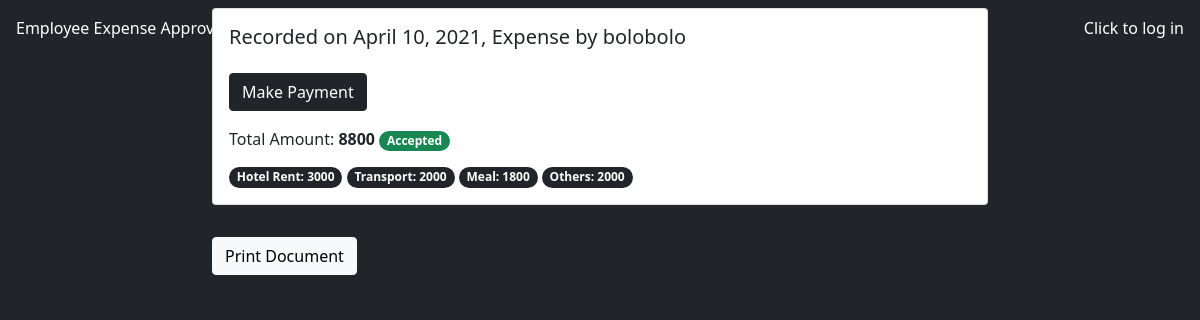
The app's page /payment/5, older data.
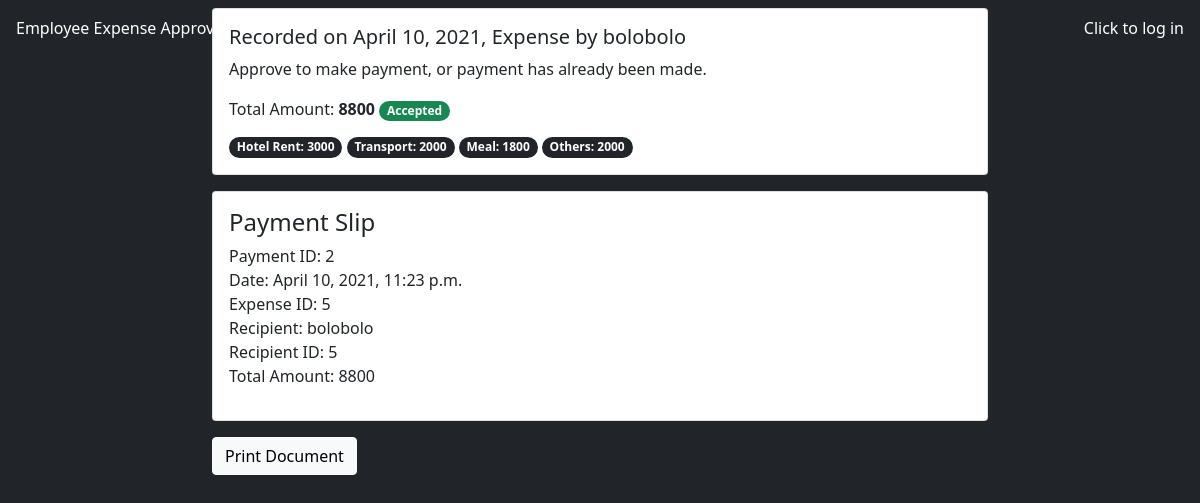
The same page, newer data.
### budget/models.py (models this page shows, shortened)
class Expenses(models.Model):
    employee = models.ForeignKey(User,models.CASCADE)
    date = models.DateTimeField(auto_now=True)
    travel_date = models.DateField(default=now)
    airfare = models.IntegerField(null=True, blank=True)
    hotel_rent = models.IntegerField(null=True, blank=True)
    transport = models.IntegerField(null=True, blank=True)
    meal = models.IntegerField(null=True, blank=True)
    others = models.IntegerField(default=0)
    remarks = models.TextField(null=True, blank=True)
    form_status_head = models.BooleanField(default=None, null=True, blank=True)
    form_status_payment = models.BooleanField(default=None, null=True, blank=True)
    total_amount = models.IntegerField(null=True, blank=True)
    department = models.ForeignKey(Department, on_delete=models.SET_NULL, blank=True, null=True)
    def form_status(self):
        if self.form_status_head is True and self.form_status_payment is True:
            return True
        elif self.form_status_head is False or self.form_status_payment is False:
            return False
        elif self.form_status_head is None or self.form_status_payment is None:
            return None
        else:
            return False

class Payment(models.Model):
    date = models.DateTimeField(auto_now_add=True)
    expense = models.ForeignKey(Expenses, on_delete=models.CASCADE)

### budget/views.py (the view)
# urls.py: path('payment/<id>', singlePayment, name='single-payments'),
def singlePayment(request, id):
    expense = Expenses.objects.get(id=id)
    try:
        payment_status = Payment.objects.get(expense=expense)
    except:
        payment_status = False
    print(payment_status)
    if request.method == 'POST':
        payment = Payment.objects.create(expense=expense)
        payment.save()
        return redirect('single-payments', expense.id)
    context = {
        'expense': expense,
        'payment_status': payment_status,
    }
    return render(request, 'payment/single.html', context)

### templates/payment/single.html (shortened to what this page needs)
{% extends 'base.html' %}
{% block content %}
<div class="card mt-2 p-3 mb-3">
    <h5>
        Recorded on {{expense.date|date}}, Expense by {{expense.employee.username}}
    </h5>
    {% if payment_status == False and expense.form_status %}
    <form method="post">
        <button class="btn btn-dark mt-3 mb-3" type="submit">Make Payment</button>
    </form>
    {% else %}
    <p>Approve to make payment, or payment has already been made.</p>
    {% endif %}
    <p style="margin: 0;">
        Total Amount:
        <b>{{expense.total_amount }}</b>
        {% if expense.form_status == None %}
        <span class="badge bg-warning" style="border-radius: 20px;">Pending</span>
        {% elif expense.form_status %}
        <span class="badge bg-success" style="border-radius: 20px;">Accepted</span>
        {% elif not expense.form_status %}
        <span class="badge bg-danger" style="border-radius: 20px;">Rejected</span>
        {% endif %}
        <br>
        <span class="badge bg-dark mt-3" style="border-radius: 20px;">Hotel Rent: {{expense.hotel_rent }}</span>
        <span class="badge bg-dark" style="border-radius: 20px;">Transport: {{expense.transport }}</span>
        <span class="badge bg-dark" style="border-radius: 20px;">Meal: {{expense.meal }}</span>
        <span class="badge bg-dark" style="border-radius: 20px;">Others: {{expense.others }}</span>
    </p>
</div>
{% if payment_status != False %}
    <div class="card mt-3 p-3">
        <h4>Payment Slip</h4>
        <p>
            Payment ID: {{payment_status.id}}<br>
            Date: {{payment_status.date}}<br>
            Expense ID: {{expense.id}}<br>
            Recipient: {{expense.employee.username}}<br>
            Recipient ID: {{expense.employee.id}}<br>
            Total Amount: {{expense.total_amount}}<br>
        </p>
    </div>
    {% endif %}
<button class="btn btn-light mt-3" onclick="print()">Print Document</button>
{% endblock %}

Row changes from the older to the newer data that the page shows:
shown differently, row unchanged: Expenses "bolobolo": id (not shown) → "5"; employee.username (not shown) → "bolobolo"; employee.id (not shown) → "5"; total_amount (not shown) → "8800"
added Payment: id "2", date "April 10, 2021, 11:23 p.m."
Text that changed along with them:
text no longer shown: "Make Payment"
text now shown: "Approve to make payment, or payment has already been made. Payment Slip Payment ID: Date: Expense ID: Recipient: Recipient ID: Total Amount:"
